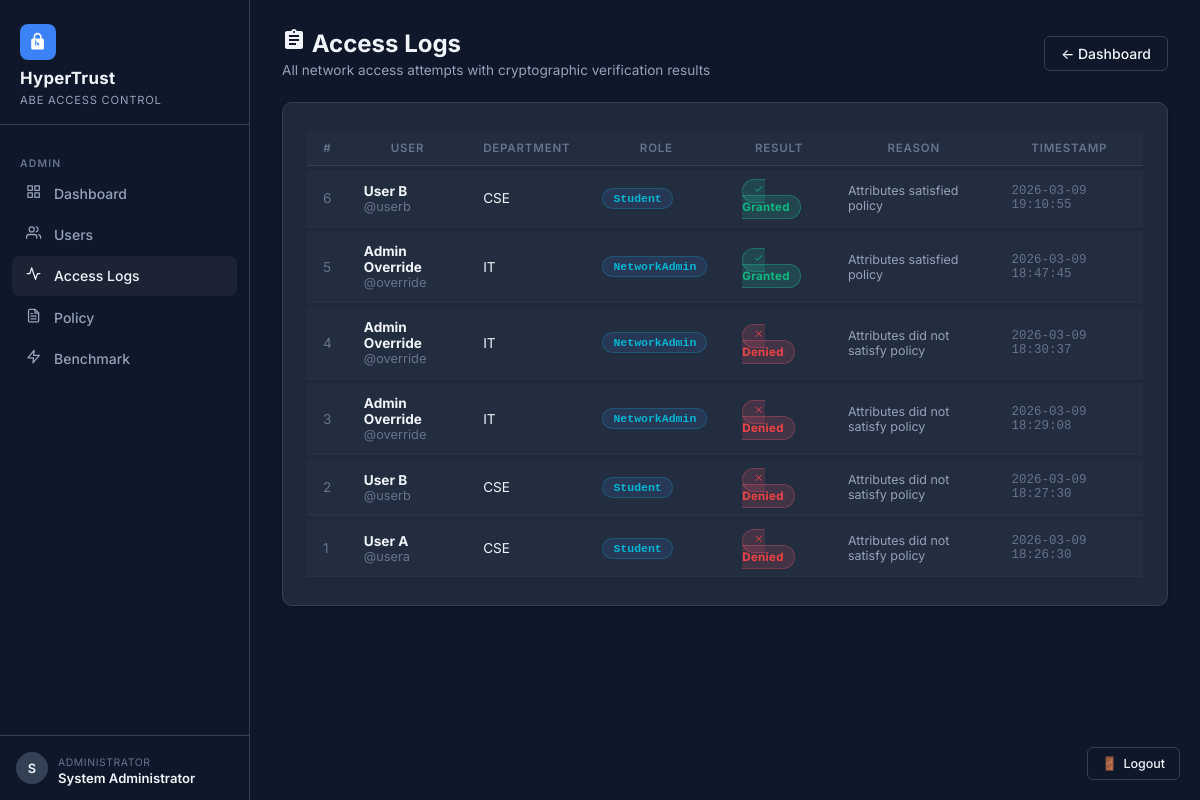
Before: /admin/logs (signed in) with the older database file.
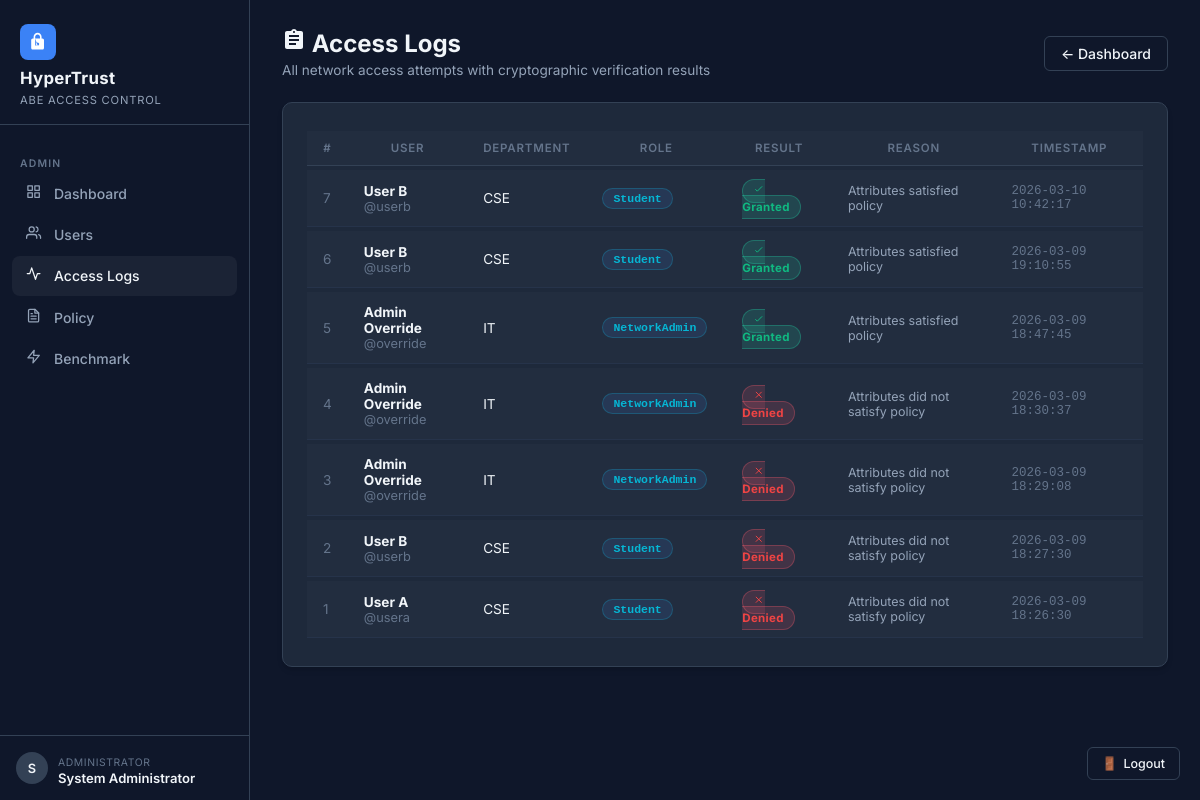
After: the same page with the newer database file.
### tables this page shows
CREATE TABLE access_logs (
    id           INTEGER PRIMARY KEY AUTOINCREMENT,
    user_id      INTEGER NOT NULL REFERENCES users(id),
    token_id     INTEGER REFERENCES access_tokens(id),
    attempt_time DATETIME DEFAULT CURRENT_TIMESTAMP,
    success      INTEGER NOT NULL DEFAULT 0,
    reason       TEXT    NOT NULL DEFAULT ''
);

CREATE TABLE users (
    id           INTEGER PRIMARY KEY AUTOINCREMENT,
    username     TEXT    NOT NULL UNIQUE,
    name         TEXT    NOT NULL,
    department   TEXT    NOT NULL DEFAULT '',
    role         TEXT    NOT NULL DEFAULT 'Student',
    paid_dues    INTEGER NOT NULL DEFAULT 0,   -- 1=True, 0=False
    password_hash TEXT   NOT NULL,
    is_admin     INTEGER NOT NULL DEFAULT 0,
    created_at   DATETIME DEFAULT CURRENT_TIMESTAMP
);

### routes/admin.py (the view)
@admin_bp.route("/logs")
@admin_required
def logs():
    db   = get_db()
    logs = get_all_logs(db)
    return render_template("admin/logs.html", logs=logs)

### db.py (called while the page is built)
def get_db():
    if "db" not in g:
        g.db = sqlite3.connect(
            current_app.config["DB_PATH"],
            detect_types=sqlite3.PARSE_DECLTYPES
        )
        g.db.row_factory = sqlite3.Row
        g.db.execute("PRAGMA foreign_keys = ON")
    return g.db

def get_all_logs(db):
    return db.execute(
        """SELECT l.*, u.username, u.name, u.department, u.role
           FROM access_logs l
           JOIN users u ON l.user_id = u.id
           ORDER BY l.attempt_time DESC
           LIMIT 200"""
    ).fetchall()

### routes/admin.py (called while the page is built)
def admin_required(f):
    @wraps(f)
    def decorated(*args, **kwargs):
        if not session.get("is_admin"):
            return render_template("errors/403.html"), 403
        return f(*args, **kwargs)
    return decorated

### templates/admin/logs.html (shortened to what this page needs)
{% extends "base.html" %}
{% block content %}
<div class="page-header d-flex justify-between align-items-center">
    <div>
        <h2><svg viewBox="0 0 24 24" width="1em" height="1em" fill="currentColor">
                <path
                    d="M19 3h-4.18C14.4 1.84 13.3 1 12 1c-1.3 0-2.4.84-2.82 2H5c-1.1 0-2 .9-2 2v14c0 1.1.9 2 2 2h14c1.1 0 2-.9 2-2V5c0-1.1-.9-2-2-2zm-7 0c.55 0 1 .45 1 1s-.45 1-1 1-1-.45-1-1 .45-1 1-1zm2 14H7v-2h7v2zm3-4H7v-2h10v2zm0-4H7V7h10v2z" />
            </svg> Access Logs</h2>
        <p>All network access attempts with cryptographic verification results</p>
    </div>
    <a href="{{ url_for('admin.dashboard') }}" class="btn-outline-ht">&larr; Dashboard</a>
</div>
<div class="glass-card p-6">
    {% if logs %}
    <div style="overflow-x:auto;">
        <table class="ht-table">
            <thead>
                <tr>
                    <th>#</th>
                    <th>User</th>
                    <th>Department</th>
                    <th>Role</th>
                    <th>Result</th>
                    <th>Reason</th>
                    <th>Timestamp</th>
                </tr>
            </thead>
            <tbody>
                {% for log in logs %}
                <tr>
                    <td class="text-muted-ht">{{ log.id }}</td>
                    <td>
                        <strong>{{ log.name }}</strong>
                        <div class="text-muted-ht">@{{ log.username }}</div>
                    </td>
                    <td>{{ log.department }}</td>
                    <td><span class="badge-attr">{{ log.role }}</span></td>
                    <td>
                        {% if log.success %}
                        <span class="badge-granted"><svg viewBox="0 0 24 24" width="1em" height="1em"
                                stroke="currentColor" fill="none" stroke-width="2">
                                <path d="M5 13l4 4L19 7" />
                            </svg> Granted</span>
                        {% else %}
                        <span class="badge-denied"><svg viewBox="0 0 24 24" width="1em" height="1em"
                                stroke="currentColor" fill="none" stroke-width="2">
                                <path d="M18 6L6 18M6 6l12 12" />
                            </svg> Denied</span>
                        {% endif %}
                    </td>
                    <td style="font-size:0.78rem;color:var(--text-secondary);">{{ log.reason or '—' }}</td>
                    <td class="mono text-muted-ht" style="font-size:0.78rem;">{{ log.attempt_time }}</td>
                </tr>
                {% endfor %}
            </tbody>
        </table>
    </div>
    {% endif %}
</div>
{% endblock %}

### templates/base.html (shortened to what this page needs)
<!DOCTYPE html>
<html lang="en">
<head>
  <link rel="stylesheet" href="{{ url_for('static', filename='css/style.css') }}">
</head>
<body>
  {% if session.get('user_id') %}
  <aside class="sidebar">
    <div class="sidebar-logo">
      <div class="logo-icon"><svg viewBox="0 0 24 24" width="1em" height="1em" fill="currentColor">
          <path
            d="M18 8h-1V6c0-2.76-2.24-5-5-5S7 3.24 7 6v2H6c-1.1 0-2 .9-2 2v10c0 1.1.9 2 2 2h12c1.1 0 2-.9 2-2V10c0-1.1-.9-2-2-2zm-6 9c-1.1 0-2-.9-2-2s.9-2 2-2 2 .9 2 2-.9 2-2 2H9V6c0-1.66 1.34-3 3-3s3 1.34 3 3v2H9z" />
        </svg></div>
      <h1>HyperTrust</h1>
      <small>ABE Access Control</small>
    </div>
    <nav class="sidebar-nav">
      {% if session.get('is_admin') %}
      <div class="nav-section-label">Admin</div>
      <a href="{{ url_for('admin.dashboard') }}" id="nav-admin-home">
        <span class="nav-icon"></span><span>Dashboard</span>
      </a>
      <a href="{{ url_for('admin.users') }}" id="nav-admin-users">
        <span class="nav-icon"></span><span>Users</span>
      </a>
      <a href="{{ url_for('admin.logs') }}" id="nav-admin-logs">
        <span class="nav-icon"><svg viewBox="0 0 24 24" width="1em" height="1em" fill="none" stroke="currentColor"
            stroke-width="2" stroke-linecap="round" stroke-linejoin="round">
            <polyline points="22 12 18 12 15 21 9 3 6 12 2 12"></polyline>
          </svg></span><span>Access Logs</span>
      </a>
      <a href="{{ url_for('admin.policy') }}" id="nav-admin-policy">
        <span class="nav-icon"></span><span>Policy</span>
      </a>
      <a href="{{ url_for('admin.benchmark') }}" id="nav-admin-bench">
        <span class="nav-icon"><svg viewBox="0 0 24 24" width="1em" height="1em" fill="none" stroke="currentColor"
            stroke-width="2" stroke-linecap="round" stroke-linejoin="round">
            <polygon points="13 2 3 14 12 14 11 22 21 10 12 10 13 2"></polygon>
          </svg></span><span>Benchmark</span>
      </a>
      {% endif %}
    </nav>
    <div class="sidebar-user">
      <div class="user-avatar">
        {{ session.get('name', 'U')[0].upper() }}
      </div>
      <div class="user-info">
        <small>{% if session.get('is_admin') %}Administrator{% else %}User{% endif %}</small>
        <span>{{ session.get('name', session.get('username', '')) }}</span>
      </div>
    </div>
  </aside>
  {% endif %}
  <main class="{% if session.get('user_id') %}main-content{% endif %}">
    {% block content %}{% endblock %}
  </main>
  {% if session.get('user_id') %}
  <div style="position:fixed;bottom:20px;right:20px;z-index:999">
    <a href="{{ url_for('auth.logout') }}" class="btn-outline-ht" style="padding:8px 14px;font-size:0.78rem;">
      🚪 <span>Logout</span>
    </a>
  </div>
  {% endif %}
</body>
</html>

Changed rows visible on the page:
added access_logs: id "7", name "User B", username "userb", department "CSE", role "Student", success 1 (drawn), reason "Attributes satisfied policy", attempt_time "2026-03-10 10:42:17"
